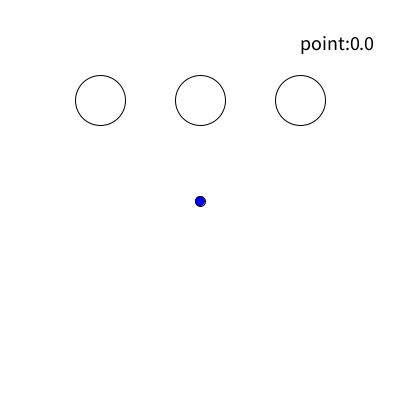
Frame 1 (no input)
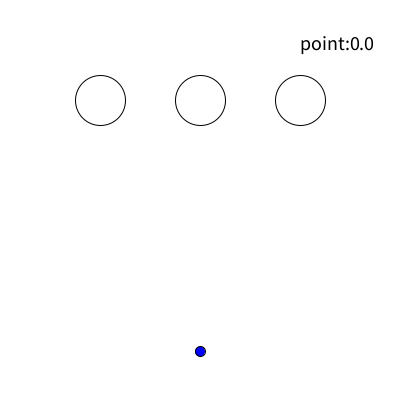
Frame 60 (the mouse pressed at the canvas centre just before this capture)
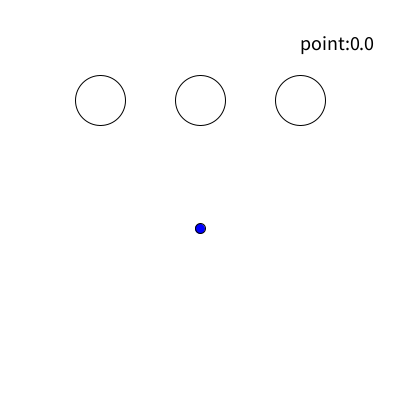
Frame 120 (the mouse held since frame 60 and released just before this capture)

The Processing sketch that drew these frames (run headless with seeded random() and noise(); from frame 60 on, the mouse is pressed at the canvas centre):

// Processing sketch: pachinko
// ── pachinko.pde
ArrayList<Ball> Balls = new ArrayList<Ball>();
ArrayList<Ball> Targets = new ArrayList<Ball>();
float g = 0.05;

color backgroundColor = color(255);

// -----
float point = 0;
float targetPoint = 10;


void setup(){
  size(400, 400);
  Ball b = new Ball(200, 200, 10);
  //b.vx = 1;
  b.vy = 1;
  b.g = 0.05;
  b.fillColor = color(0,0,255);
  Balls.add( b );
  
  for(int i=0; i<3; i++){
    Ball t = new Ball(100 + i * 100, 100, 50);
    Targets.add(t);
  }
  
  
  textSize(20);
}
void draw(){
  background(backgroundColor);
  for(int i=0; i<Balls.size(); i++){
    Balls.get(i).update();
    Balls.get(i).display();
  }
  for(int i=0; i<Targets.size(); i++){
    Targets.get(i).update();
    Targets.get(i).display();
  }
  
  // collision  
  for(int i=0; i<Balls.size(); i++){
    Ball b = Balls.get(i);
    for(int j=0; j<Targets.size(); j++){
      Ball t = Targets.get(j);
      float collDist = sq(b.r) + sq(t.r); 
      float dist = sq(b.x - t.x) + sq(b.y - t.y);
      
      if (collDist >= dist){
        // destroy
        Targets.remove(j);
        point += targetPoint;
      }
    }
  }
  stroke(0);
  fill(0);
  text("point:" + str(point), 300, 50);
}

void mouseReleased(){
  Ball b = new Ball(mouseX, mouseY, 10);
  b.g = 0.05;//test
  Balls.add( b );
}

// ── Ball.pde
class Ball{
    float x = 0;
    float y = 0;
    float r = 10;
    float vx = 0;
    float vy = 0;
    float g = 0;
    
    boolean isCollisionEnabled = true;
    boolean isCollided = false;
    float refXMin = 0;
    float refXMax = width;
    float refYMin = 0;
    float refYMax = height;
    
    color fillColor = color(255);
    color lineColor = color(0);

    Ball(float x, float y, float r){
        this.x = x;
        this.y = y;
        this.r = r;
        this.g = 0;
        
    }
    void setVelocity(float vx, float vy){
        this.vx = vx;
        this.vy = vy;
    }
    void setFillColor(color c){
        this.fillColor = c;
    }
    void setLineColor(color c){
        this.lineColor = c;
    }
    void setGravity(float g){
        this.g = g;
    }
    void update(){
        this.vy += this.g;
        this.x += this.vx;
        this.y += this.vy;
        
        if(this.x >= this.refXMax - this.r){
            this.x = this.refXMax - this.r;
            this.vx *= -1;
        }else if(this.x <= this.refXMin + this.r){
            this.x = this.refXMin + this.r;
            this.vx *= -1;
        }
        
        if(this.y >= this.refYMax - this.r){
            this.y = this.refYMax - this.r;
            this.vy *= -1;
        }else if(this.y <= this.refYMin + this.r){
            this.y = this.refYMin + this.r;
            this.vy *= -1;
        }
        //this.isCollided = false;
        //if(this.x >= this.refXMax - this.r){
        //    this.x = this.refXMax - this.r;
        //    this.vx *= -1;
        //    this.isCollided = true;
        //}else if(this.x <= this.refXMin + this.r){
        //    this.x = this.refXMin + this.r;
        //    this.vx *= -1;
        //    this.isCollided = true;
        //}
        
        //if(this.y >= this.refYMax - this.r){
        //    this.y = this.refYMax - this.r;
        //    this.vy *= -1;
        //    this.isCollided = true;
        //}else if(this.y <= this.refYMin + this.r){
        //    this.y = this.refYMin + this.r;
        //    this.vy *= -1;
        //    this.isCollided = true;
        //}
        //if(!this.isCollided){
        //}
        
        //this.vy += this.g;
        //this.x += this.vx;
        //this.y += this.vy;
        
        
        
        
    }
    void display(){
        stroke(this.lineColor);
        fill(this.fillColor);
        ellipse(this.x, this.y, this.r, this.r);
    }
}
